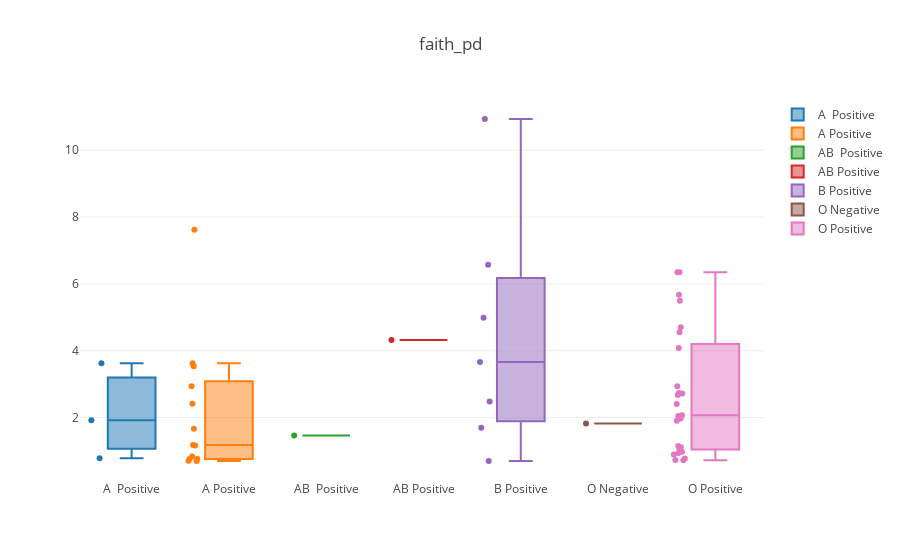
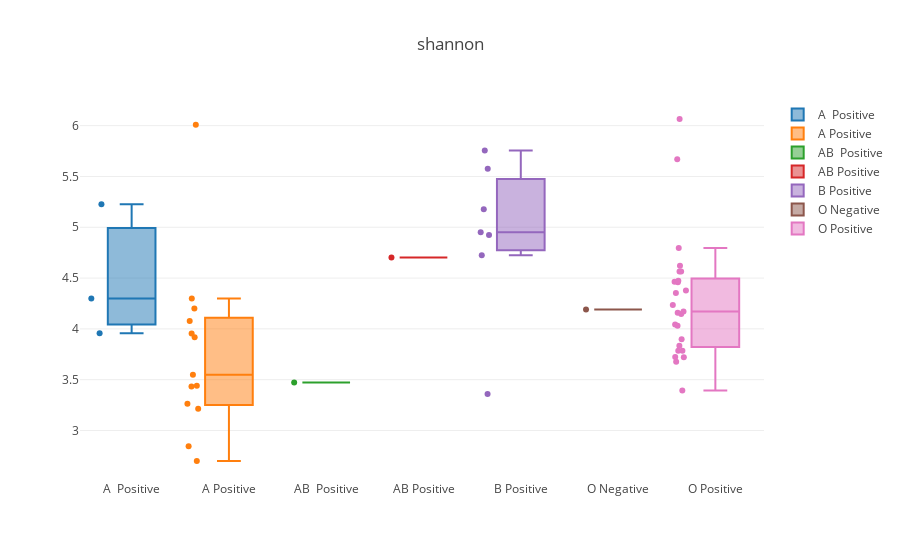
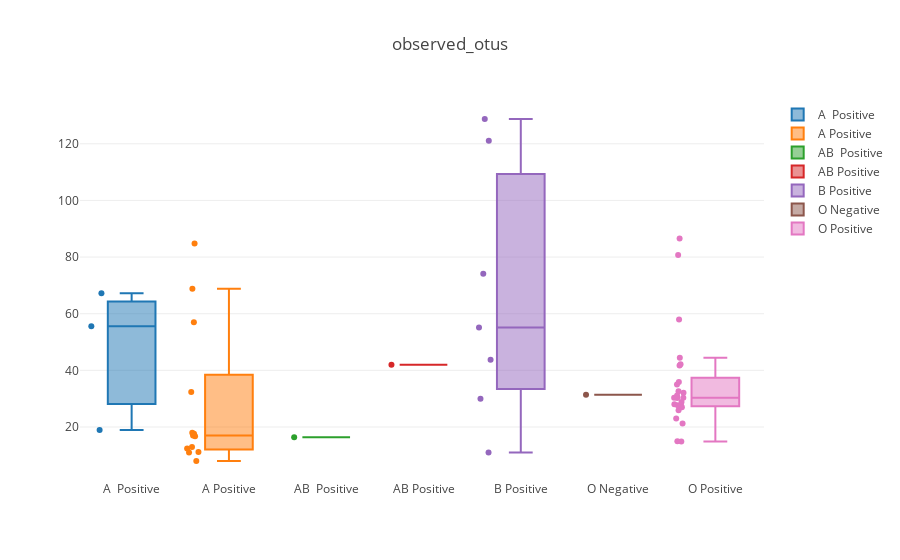

Notebook cell for these charts, in order:
### Code cell
alpha_boxplot('blood_group', 'faith_pd')
alpha_boxplot('blood_group', 'shannon')
alpha_boxplot('blood_group', 'observed_otus')

### Figure 1 — Plotly figure (JSON) as saved in the notebook; plotly's stock layout.template omitted (floating-point values rounded to 4 significant figures)
{"data": [{"boxpoints": "all", "name": "A  Positive", "type": "box", "uid": "866b16aa-09ed-4162-8593-78ad26b5b8e4", "y": [1.918, 3.627, 0.7863]}, {"boxpoints": "all", "name": "A Positive", "type": "box", "uid": "bb385ede-a698-436c-a89c-ba3ce95a8911", "y": [0.7103, 0.7628, 7.618, 3.628, 2.416, 3.538, 0.7582, 1.164, 2.94, 0.837, 1.176, 0.7012, 1.663]}, {"boxpoints": "all", "name": "AB  Positive", "type": "box", "uid": "d99e0598-e274-4016-b301-57e879bbbd93", "y": [1.465]}, {"boxpoints": "all", "name": "AB Positive", "type": "box", "uid": "07fdf968-2760-4704-8e9a-d85a8047e945", "y": [4.323]}, {"boxpoints": "all", "name": "B Positive", "type": "box", "uid": "21e566fd-2ff9-4ec8-9240-d90d1d60a451", "y": [4.986, 10.93, 3.662, 6.574, 0.702, 1.697, 2.48]}, {"boxpoints": "all", "name": "O Negative", "type": "box", "uid": "90ed79bc-dc2d-4d62-8584-7121d5013188", "y": [1.822]}, {"boxpoints": "all", "name": "O Positive", "type": "box", "uid": "b42102b2-10d2-4d46-a0c2-0d604d133de5", "y": [2.069, 1.116, 0.9434, 2.407, 0.8987, 2.723, 4.701, 0.7227, 1.97, 0.7765, 2.937, 2.675, 2.048, 5.495, 1.068, 0.7305, 6.347, 1.904, 4.083, 1.154, 0.9755, 4.555, 2.733, 5.672, 6.348]}], "layout": {"title": {"text": "faith_pd"}}}

### Figure 2 — Plotly figure (JSON) as saved in the notebook; plotly's stock layout.template omitted (floating-point values rounded to 4 significant figures)
{"data": [{"boxpoints": "all", "name": "A  Positive", "type": "box", "uid": "81e482dd-22b7-4691-8ad2-ae1f5ccc439e", "y": [5.225, 4.298, 3.957]}, {"boxpoints": "all", "name": "A Positive", "type": "box", "uid": "fabf0896-94a9-4019-80ff-dcad4a04f186", "y": [3.263, 2.7, 6.01, 4.077, 4.298, 4.201, 3.955, 3.215, 2.845, 3.434, 3.439, 3.917, 3.549]}, {"boxpoints": "all", "name": "AB  Positive", "type": "box", "uid": "9d0e6de8-7e25-47de-ac51-16a5e705b9a5", "y": [3.473]}, {"boxpoints": "all", "name": "AB Positive", "type": "box", "uid": "58544b31-7e80-475c-bf02-e6bfd1f31df4", "y": [4.702]}, {"boxpoints": "all", "name": "B Positive", "type": "box", "uid": "236d3786-ccff-4d35-a78f-f605c8449cf9", "y": [4.924, 5.575, 5.176, 5.756, 3.358, 4.725, 4.951]}, {"boxpoints": "all", "name": "O Negative", "type": "box", "uid": "c4d9c4fe-2734-477c-a961-1256149c7dea", "y": [4.191]}, {"boxpoints": "all", "name": "O Positive", "type": "box", "uid": "a16d7e25-5464-486f-a882-70caec071257", "y": [4.171, 4.234, 4.565, 3.786, 3.833, 4.354, 4.032, 4.378, 4.459, 3.722, 3.898, 3.721, 4.795, 6.066, 4.473, 4.159, 4.146, 4.465, 5.67, 4.622, 3.785, 3.393, 3.676, 4.564, 4.042]}], "layout": {"title": {"text": "shannon"}}}

### Figure 3 — Plotly figure (JSON) as saved in the notebook; plotly's stock layout.template omitted (floating-point values rounded to 4 significant figures)
{"data": [{"boxpoints": "all", "name": "A  Positive", "type": "box", "uid": "101de578-91c9-45bc-b8c4-47b2b251ee0b", "y": [55.6, 67.24, 18.96]}, {"boxpoints": "all", "name": "A Positive", "type": "box", "uid": "3e49273f-157b-46ab-b333-b9c84dbdf12b", "y": [11.04, 8, 84.8, 56.96, 32.32, 68.84, 17.96, 11.2, 12.4, 12.92, 16.76, 17, 17.6]}, {"boxpoints": "all", "name": "AB  Positive", "type": "box", "uid": "4413e22e-8e80-4bc2-856f-acd66a19efdc", "y": [16.4]}, {"boxpoints": "all", "name": "AB Positive", "type": "box", "uid": "0f473817-238a-4147-be9c-4643516811d6", "y": [41.96]}, {"boxpoints": "all", "name": "B Positive", "type": "box", "uid": "92b41429-d09e-4fd7-a1d3-b3b77fc9395e", "y": [55.16, 121.1, 74.08, 128.8, 11, 30, 43.72]}, {"boxpoints": "all", "name": "O Negative", "type": "box", "uid": "4a73dfa5-2342-4cde-adc2-9f3e3588d519", "y": [31.36]}, {"boxpoints": "all", "name": "O Positive", "type": "box", "uid": "2a585fae-9832-4e5b-9fed-321f48b4d14b", "y": [25.96, 23, 27.68, 31.12, 28.04, 35.92, 27.44, 27, 35.04, 15, 42.16, 32.6, 41.72, 86.56, 32.08, 28.8, 30.32, 44.44, 58, 30.28, 21.24, 14.92, 27.52, 80.72, 30.32]}], "layout": {"title": {"text": "observed_otus"}}}
